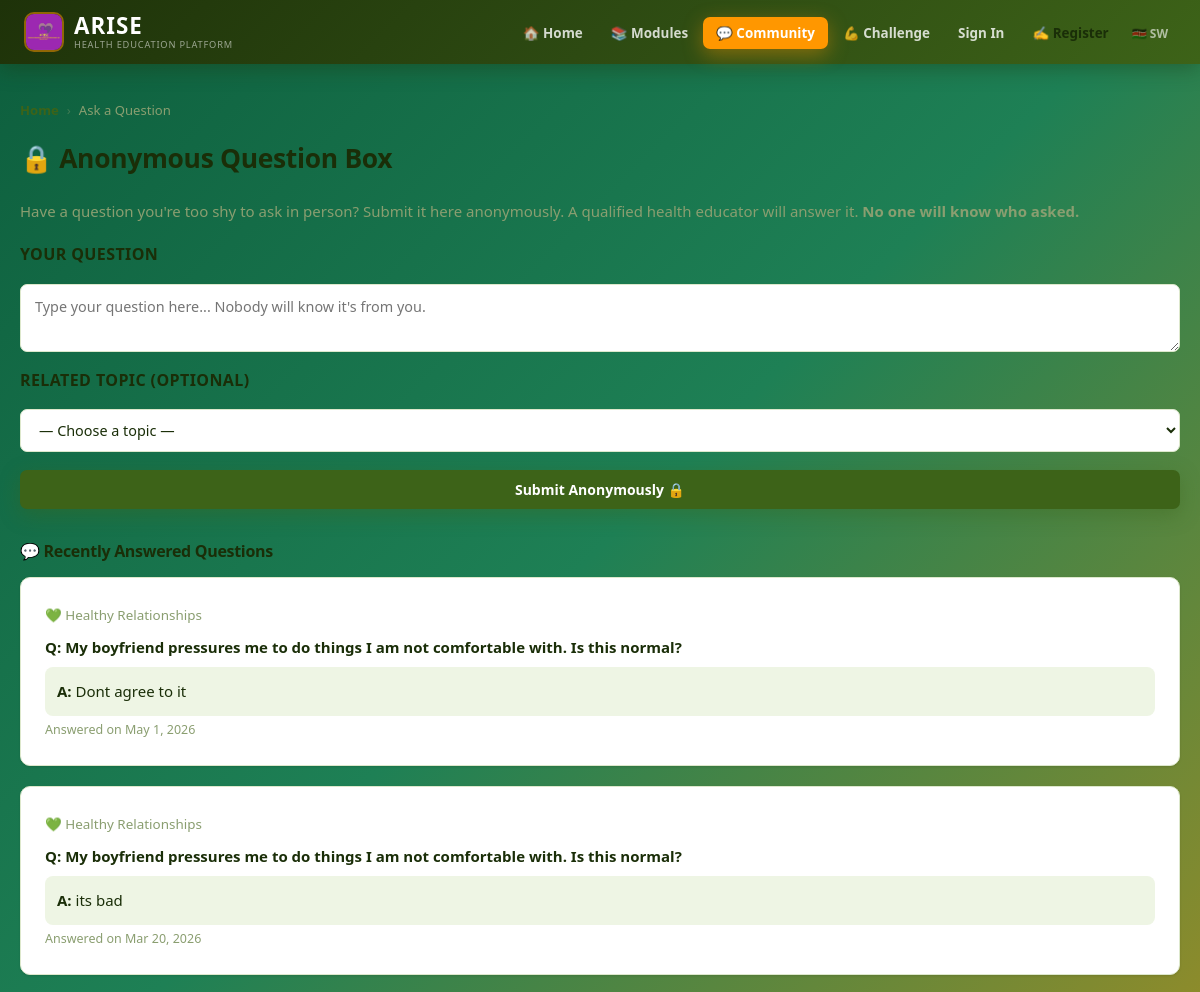
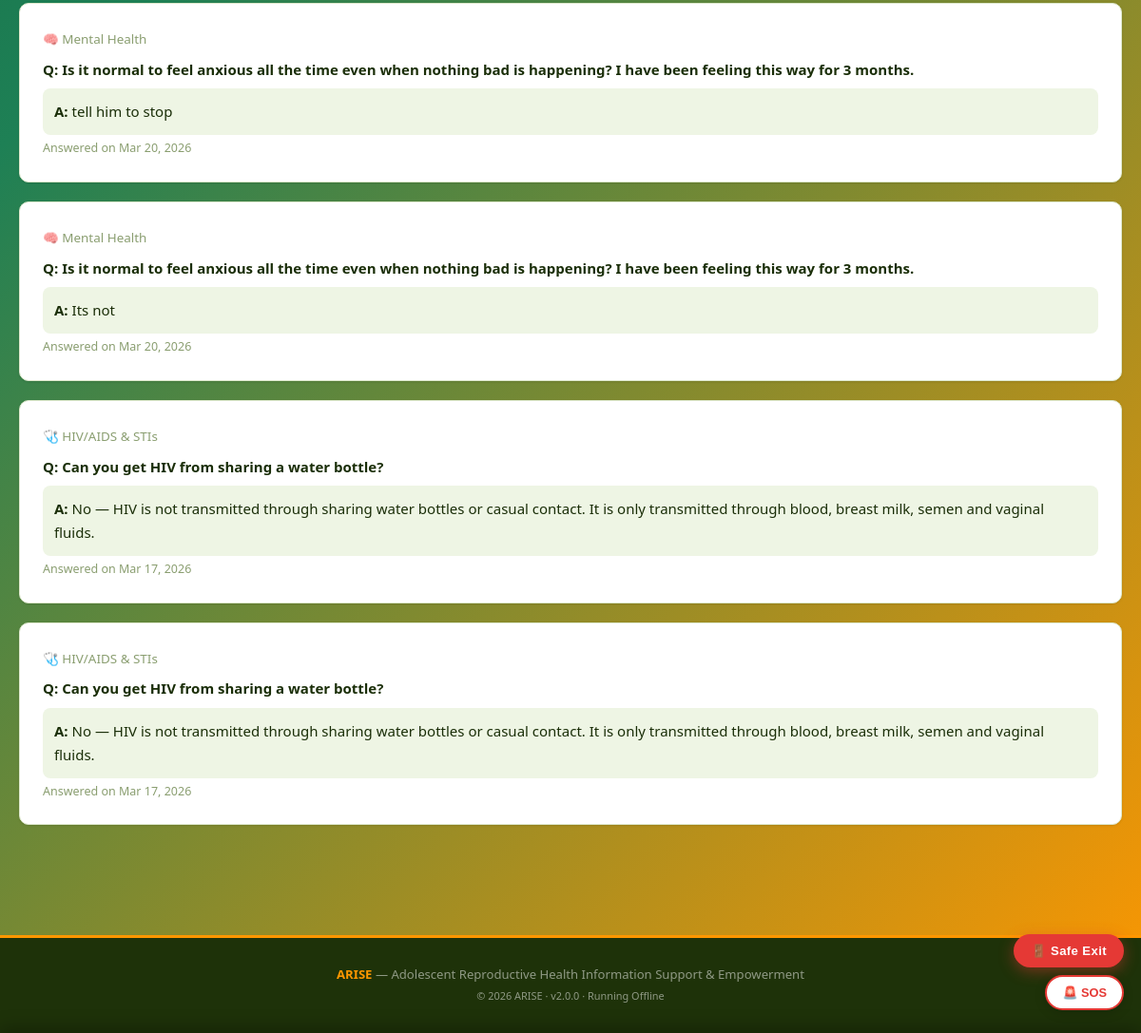
The app's page /?p=ask (signed in) with its own data (2 pictures, top to bottom).
### tables this page shows
CREATE TABLE anonymous_questions (
    id INTEGER PRIMARY KEY AUTOINCREMENT,
    question TEXT NOT NULL,
    module_id INTEGER,
    is_answered INTEGER DEFAULT 0,
    answer TEXT,
    answered_by INTEGER,
    submitted_at DATETIME DEFAULT CURRENT_TIMESTAMP,
    answered_at DATETIME
, created_at DATETIME DEFAULT CURRENT_TIMESTAMP, notified INTEGER DEFAULT 0);

CREATE TABLE modules (
    id INTEGER PRIMARY KEY AUTOINCREMENT,
    title TEXT NOT NULL,
    slug TEXT UNIQUE NOT NULL,
    description TEXT,
    icon TEXT DEFAULT '📚',
    sort_order INTEGER DEFAULT 0,
    is_active INTEGER DEFAULT 1,
    created_by INTEGER,
    created_at DATETIME DEFAULT CURRENT_TIMESTAMP
, thumbnail TEXT, content_warning TEXT, school_id TEXT, require_pretest INTEGER DEFAULT 1, require_posttest INTEGER DEFAULT 1);

### includes/config.php (called while the page is built, shortened)
<?php
function db(): SQLite3 {
    static $db = null;
    if ($db === null) {
        $db = new SQLite3(DB_PATH);
        $db->enableExceptions(true);
        $db->exec('PRAGMA journal_mode=WAL');
        $db->exec('PRAGMA foreign_keys=ON');
    }
    return $db;
}
function e(string $str): string {
    return htmlspecialchars($str, ENT_QUOTES, 'UTF-8');
}

### public/pages/ask.php (the view, shortened to what this page needs)
<div class="container">
    <div class="breadcrumb">
        <a href="/">Home</a> <span class="sep">›</span> <span>Ask a Question</span>
    </div>
    <h1 class="page-title">🔒 Anonymous Question Box</h1>
    <p class="text-muted mb-2">Have a question you're too shy to ask in person? Submit it here anonymously. A qualified health educator will answer it. <strong>No one will know who asked.</strong></p>
    <div class="question-box">
        <form method="POST" action="?p=ask_submit">
            <label class="section-title" for="question">Your Question</label>
            <textarea name="question" id="question" placeholder="Type your question here... Nobody will know it's from you." required></textarea>
            <label class="section-title mt-1" for="module_id">Related Topic (optional)</label>
            <select name="module_id" id="module_id">
                <option value="">— Choose a topic —</option>
            </select>
            <button type="submit" class="btn btn-primary btn-block mt-2">Submit Anonymously 🔒</button>
        </form>
    </div>
    <?php
    $answered = db()->query('SELECT aq.*, m.title AS module_title, m.icon FROM anonymous_questions aq LEFT JOIN modules m ON aq.module_id = m.id WHERE aq.is_answered = 1 ORDER BY aq.answered_at DESC LIMIT 10');
    $answeredList = [];
    while ($row = $answered->fetchArray(SQLITE3_ASSOC)) {
        $answeredList[] = $row;
    }
    ?>
    <?php if (count($answeredList) > 0): ?>
        <h2 class="section-title mt-3">💬 Recently Answered Questions</h2>
        <?php foreach ($answeredList as $aq): ?>
            <div class="dp-card">
                <?php if ($aq['module_title']): ?>
                    <span class="text-small text-muted"><?= $aq['icon'] ?> <?= e($aq['module_title']) ?></span>
                <?php endif; ?>
                <p style="font-weight:600; margin:8px 0;">Q: <?= e($aq['question']) ?></p>
                <div style="background:var(--light); padding:12px; border-radius:8px; border-left:3px solid var(--primary);">
                    <strong>A:</strong> <?= nl2br(e($aq['answer'])) ?>
                </div>
                <small class="text-muted">Answered on <?= date('M j, Y', strtotime($aq['answered_at'])) ?></small>
            </div>
        <?php endforeach; ?>
    <?php endif; ?>
</div>

### public/css/style.css (style rules this page uses)
:root { --green: #3D6318; --green-dark: #2D4A12; --green-deeper:#1E3209; --green-mid: #4F7E20; --green-light: #D4EDAA; --green-pale: #F0F8E8; --orange: #FF9700; --orange-dark: #E07800; --orange-deeper:#B86200; --orange-light: #FFE4A3; --orange-pale: #FFF7E6; --blue: #1D4ED8; --blue-light: #DBEAFE; --blue-pale: #EFF6FF; --purple: #7C3AED; --purple-light:#EDE9FE; --purple-pale: #F5F3FF; --ok: #3D6318; --ok-l: #D4EDAA; --err: #DC2626; --err-l: #FEE2E2; --warn: #FF9700; --warn-l: #FFE4A3; --info: #1D4ED8; --info-l: #DBEAFE; --dark: #1A2E08; --dark-2: #2D4A12; --mid: #4A6428; --muted: #8A9E70; --border: #DDE8CC; --bg: #F7FAF2; --white: #FFFFFF; --light: #EEF5E4; --shadow: 0 1px 3px rgba(0,0,0,.07), 0 1px 2px rgba(0,0,0,.05); --shadow-md: 0 4px 16px rgba(61,99,24,.14), 0 2px 8px rgba(0,0,0,.06); --shadow-lg: 0 10px 40px rgba(61,99,24,.18), 0 4px 12px rgba(0,0,0,.08); --shadow-g: 0 6px 20px rgba(61,99,24,.4); --shadow-o: 0 6px 20px rgba(255,151,0,.4); --r: 10px; --r-sm: 7px; --r-lg: 18px; --r-full: 9999px; --t: all .18s cubic-bezier(.4,0,.2,1); }
*,*::before,*::after { margin:0;padding:0;box-sizing:border-box; }
html { scroll-behavior:smooth; }
body { font-family:'Segoe UI',system-ui,-apple-system,sans-serif;background:linear-gradient(135deg,#0D5E3D 0%,#1E8055 35%,#FF9700 100%);background-attachment:fixed;color:var(--dark);font-size:15px;line-height:1.65;-webkit-font-smoothing:antialiased;min-height:100vh;overflow-y:scroll; }
h1,h2,h3,h4,h5 { font-family:'Segoe UI',system-ui,-apple-system,sans-serif;font-weight:700;letter-spacing:-.3px;line-height:1.25; }
a { color:var(--green);text-decoration:none;transition:var(--t); }
.container { max-width:1200px;margin:0 auto;padding:36px 20px; }
.page-title { font-size:1.65rem;font-weight:800;margin-bottom:24px;color:var(--dark); }
.section-title { font-size:1rem;font-weight:700;margin-bottom:16px;color:var(--dark); }
.dp-card { background:#fff;border-radius:var(--r);padding:24px;box-shadow:var(--shadow);border:1px solid var(--border);margin-bottom:20px;transition:box-shadow .2s; }
.btn { display:inline-flex;align-items:center;justify-content:center;gap:6px;padding:10px 20px;border-radius:var(--r-sm);font-family:inherit;font-weight:700;font-size:.875rem;border:none;cursor:pointer;transition:var(--t);white-space:nowrap; }
.btn-primary { background:var(--green);color:#fff;box-shadow:var(--shadow-g); }
.btn-block { display:flex;width:100%; }
input[type=text],input[type=number],input[type=email],input[type=password],input[type=file],select,textarea { width:100%;padding:10px 14px;border:1.5px solid var(--border);border-radius:var(--r-sm);font-size:.9rem;font-family:inherit;background:#fff;color:var(--dark);transition:var(--t); }
textarea { resize:vertical;line-height:1.6; }
label { display:block;font-size:.75rem;font-weight:700;color:var(--muted);margin-bottom:5px;text-transform:uppercase;letter-spacing:.4px; }
.breadcrumb { display:flex;align-items:center;gap:8px;font-size:.82rem;color:var(--muted);margin-bottom:20px;flex-wrap:wrap; }
.breadcrumb a { color:var(--green);font-weight:600; }
.breadcrumb .sep { opacity:.4; }
.text-muted { color:var(--muted); }
.text-small { font-size:.84rem; }
.mt-1 { margin-top:8px }
.mt-2 { margin-top:18px }
.mt-3 { margin-top:32px }
.mb-2 { margin-bottom:18px }
.dp-card,.module-card,.feature-card { animation:fadeUp .15s ease both; }

### records on screen
anonymous_questions: module.icon "💚", module.title "Healthy Relationships", question "My boyfriend pressures me to do things I am not comfortable with. Is this normal?", answer "Dont agree to it", answered_at "May 1, 2026"
anonymous_questions: module.icon "💚", module.title "Healthy Relationships", question "My boyfriend pressures me to do things I am not comfortable with. Is this normal?", answer "its bad", answered_at "Mar 20, 2026"
anonymous_questions: module.icon "🧠", module.title "Mental Health", question "Is it normal to feel anxious all the time even when nothing bad is happening? I have been feeling this way for 3 months.", answer "tell him to stop", answered_at "Mar 20, 2026"
anonymous_questions: module.icon "🧠", module.title "Mental Health", question "Is it normal to feel anxious all the time even when nothing bad is happening? I have been feeling this way for 3 months.", answer "Its not", answered_at "Mar 20, 2026"
anonymous_questions: module.icon "🩺", module.title "HIV/AIDS & STIs", question "Can you get HIV from sharing a water bottle?", answer "No — HIV is not transmitted through sharing water bottles or casual contact. It is only transmitted through blood, breast milk, semen and vaginal fluids.", answered_at "Mar 17, 2026"
anonymous_questions: module.icon "🩺", module.title "HIV/AIDS & STIs", question "Can you get HIV from sharing a water bottle?", answer "No — HIV is not transmitted through sharing water bottles or casual contact. It is only transmitted through blood, breast milk, semen and vaginal fluids.", answered_at "Mar 17, 2026"

### other values on screen
t('home') "Home"
t('modules') "Modules"
t('sign_in') "Sign In"
t('register') "Register"
ARISE_VERSION "2.0.0"
